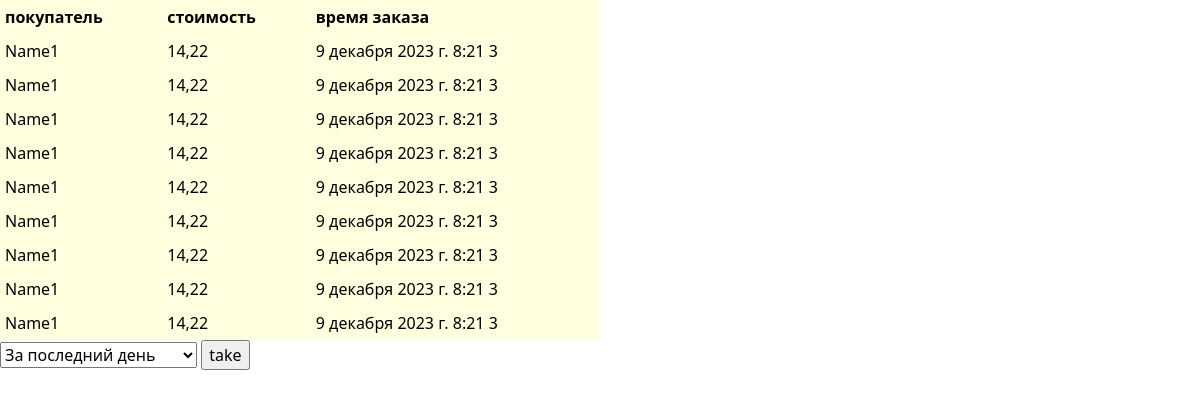
The app's page /orders/1 with its own data.
### myapp2/models.py (models this page shows, shortened)
class User(models.Model):
    name = models.CharField(max_length=100)
    email = models.EmailField()
    phone_number = models.IntegerField()
    address = models.CharField(max_length=300)
    date_registration = models.DateTimeField(auto_now_add=True)

class Order(models.Model):
    customer = models.ForeignKey(User, on_delete=models.CASCADE)
    products = models.ManyToManyField(Product)
    total_price = models.DecimalField(max_digits=8, decimal_places=2)
    date_ordered = models.DateTimeField(default=timezone.now)

### myapp2/views.py (the view)
# urls.py: path('orders/<int:id_user>', views.get_orders, name='get_orders'),
def get_orders(request, id_user):
    user = get_object_or_404(User, pk=id_user)
    order = Order.objects.filter(customer=user)
    date = datetime.now()
    if request.method == 'POST':
        choice = int(request.POST.get('choice', 100))
        delta = date - timedelta(days=choice)
        context = {
            'order': order.filter(date_ordered__range=(delta, date)),
            'user': user.name
        }
        print(date)
        return render(request, 'myapp2/show_orders.html', context)
    else:
        context = {
            'order': order,
            'user': user.name
        }
    return render(request, 'myapp2/show_orders.html', context)

### myapp2/templates/myapp2/show_orders.html (shortened to what this page needs)
{% extends 'myapp2/base.html' %}
{% block content %}
    <table>
        <tr>
            <th> покупатель</th>
            <th>стоимость</th>
            <th>время заказа</th>
        </tr>
        {% for i in order %}
            <tr>
                <td>{{ user }}</td>
                <td>{{ i.total_price }}</td>
                <td>{{ i.date_ordered }} 3</td>
            </tr>
        {% endfor %}
    </table>
    <form method="post">
        <select name="choice">
            <option value='1'>За последний день</option>
        </select>
        <input type="submit" value="take"/>
    </form>
{% endblock %}

### myapp2/templates/myapp2/base.html (style rules this page uses)
table { width: 50%; background: white; color: black; border-spacing: 1px; }
td, th { background: lightyellow; padding: 5px; }

### records on screen
Order: total_price "14,22", date_ordered "9 декабря 2023 г. 8:21"
User: name "Name1"
Order: total_price "14,22", date_ordered "9 декабря 2023 г. 8:21"
Order: total_price "14,22", date_ordered "9 декабря 2023 г. 8:21"
Order: total_price "14,22", date_ordered "9 декабря 2023 г. 8:21"
Order: total_price "14,22", date_ordered "9 декабря 2023 г. 8:21"
Order: total_price "14,22", date_ordered "9 декабря 2023 г. 8:21"
Order: total_price "14,22", date_ordered "9 декабря 2023 г. 8:21"
Order: total_price "14,22", date_ordered "9 декабря 2023 г. 8:21"
Order: total_price "14,22", date_ordered "9 декабря 2023 г. 8:21"
